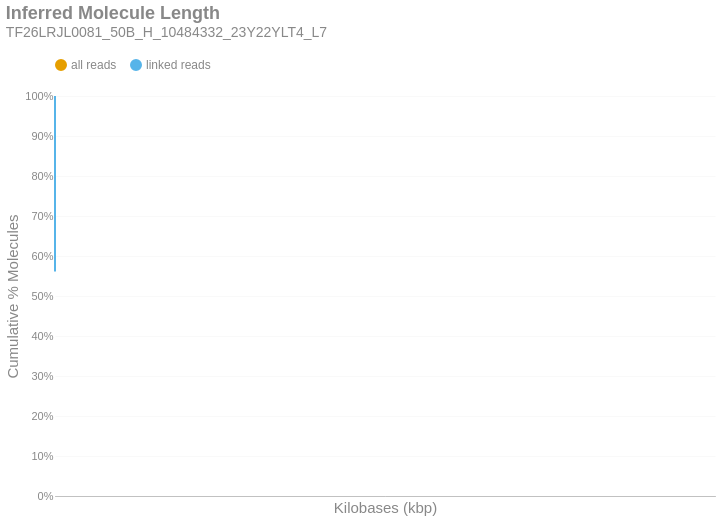

Notebook code cell kept with this figure:
### Markdown cell above
### Inferred Molecule Length
This is the cumulative frequency distribution of molecule lengths inferred from the first and last alignment positions along a contig for all alignments associated with a single linked-read barcode on a given contig.There are two distributions: one with `all` the alignments (yellow) and another with only `linked reads` (blue). The percent of molecules in the `linked reads` distribution is relative to the total number of linked molecules.

### Code cell
if SKIPLR:
    print_html(f"Skipped")
else:
    binned_df = consolidated_hist(valids['length_inferred']/1000, mask, 10, True)
    binned_df = binned_df.with_columns(
        pl.when(pl.col('bin').cast(pl.Utf8) == '0').then(pl.lit('1')).otherwise(pl.col('bin').cast(pl.Utf8)).alias('bin')
    )
    with SafeRender(binned_df):
        (
            density_plot(binned_df, 'Inferred Molecule Length', samplename, 'inferredlen')
            .transform_calculate(bin_kb='datum.bin / 1000')
            .encode(
                x=alt.X('bin_kb:Q', title="Kilobases (kbp)").scale(type='log', padding=0).axis(labelAngle=-40),
                y=alt.Y('value:Q', title='Cumulative % Molecules')
                    .axis(format='%')
                    .stack(False)
                    .scale(domainMin=0, domainMax=1,padding=0),
                color=alt.Color("key:N").scale(domain = ["all reads", "linked reads"]),
                tooltip = [
                    alt.Tooltip("key:N", title = "Data Type"),
                    alt.Tooltip("range_label:N", title="Kilobases"),
                    alt.Tooltip("value:Q", format = ".2%", title="% Molecules (Cum.)")
                ]
            )
        ).display()

### Figure 1 — Vega-Lite specification as saved in the notebook (floating-point values rounded to 4 significant figures)
{"width": "container", "height": 400, "config": {"title": {"anchor": "start", "dy": -15, "fontSize": 18, "color": "#888888", "subtitleColor": "#888888", "subtitleFontSize": 14}, "arc": {"fill": "#0072B2"}, "axis": {"domainColor": "#888888", "domainWidth": 0.5, "gridWidth": 0.2, "grid": false, "titleFontWeight": 400, "titleFontSize": 15, "labelFontSize": 11, "labelColor": "#888888", "tickColor": "#888888", "tickWidth": 0.2, "titleColor": "#888888"}, "axisBand": {"grid": false}, "axisX": {"grid": true, "tickSize": 10, "domainCap": "round"}, "axisY": {"domain": false, "grid": true, "tickSize": 0, "domainCap": "round"}, "background": "transparent", "header": {"labelFontSize": 15, "labelColor": "#888888", "titleFontSize": 15, "titleFontWeight": 600, "titleColor": "#888888"}, "legend": {"labelFont": "sans-serif", "labelFontSize": 12, "labelColor": "#888888", "symbolSize": 100, "symbolType": "circle", "titleFontSize": 12, "titlePadding": 10, "titleColor": "#888888", "title": null, "orient": "top"}, "range": {"category": ["#E69F00", "#56B4E9", "#009E73", "#F0E442", "#0072B2", "#D55E00", "#CC79A7", "#000000"], "diverging": ["#cfe8f3", "#a2d4ec", "#73bfe2", "#46abdb", "#1696d2", "#12719e"]}, "area": {"fill": "#0072B2", "fillOpacity": 0.7, "line": true, "strokeOpacity": 0.7}, "line": {"color": "#0072B2", "stroke": "#0072B2", "strokeWidth": 2}, "trail": {"color": "#0072B2", "stroke": "#0072B2", "strokeWidth": 0, "size": 1}, "point": {"filled": true, "fillOpacity": 1.0, "size": 95}, "text": {"color": "#888888", "fontSize": 11, "align": "right", "fontWeight": 400, "size": 11}, "bar": {"fill": "#0072B2", "stroke": null}, "view": {"stroke": null, "continuousWidth": 660, "continuousHeight": 400}}, "data": {"name": "data-05fd27600f215de19e6dc613e8b44fc8"}, "mark": {"type": "line", "interpolate": "monotone", "point": {"opacity": 0, "size": 275}}, "encoding": {"color": {"field": "key", "scale": {"domain": ["all reads", "linked reads"]}, "type": "nominal"}, "tooltip": [{"field": "key", "title": "Data Type", "type": "nominal"}, {"field": "range_label", "title": "Kilobases", "type": "nominal"}, {"field": "value", "format": ".2%", "title": "% Molecules (Cum.)", "type": "quantitative"}], "x": {"axis": {"labelAngle": -40}, "field": "bin_kb", "scale": {"type": "log", "padding": 0}, "title": "Kilobases (kbp)", "type": "quantitative"}, "y": {"axis": {"format": "%"}, "field": "value", "scale": {"domainMin": 0, "domainMax": 1, "padding": 0}, "stack": false, "title": "Cumulative % Molecules", "type": "quantitative"}}, "params": [{"name": "param_c36ac31b6afebe62", "select": {"type": "point", "fields": ["key"]}, "bind": "legend"}], "title": {"text": "Inferred Molecule Length", "subtitle": "TF26LRJL0081_50B_H_10484332_23Y22YLT4_L7"}, "transform": [{"fold": ["all reads (cumsum)", "linked reads (cumsum)"]}, {"calculate": "replace(datum.key, ' (cumsum)', '')", "as": "key"}, {"filter": {"param": "param_c36ac31b6afebe62"}}, {"calculate": "datum.bin / 1000", "as": "bin_kb"}], "usermeta": {"embedOptions": {"downloadFileName": "TF26LRJL0081_50B_H_10484332_23Y22YLT4_L7.inferredlen"}}, "$schema": "https://vega.github.io/schema/vega-lite/v6.4.1.json", "datasets": {"data-05fd27600f215de19e6dc613e8b44fc8": [{"bin": "0.0", "interval": "0.0-10.0", "all reads": 0.8518, "linked reads": 0.5613, "all reads (cumsum)": 0.8518, "linked reads (cumsum)": 0.5613, "range_label": "0-9"}, {"bin": "10.0", "interval": "10.0-20.0", "all reads": 0.07537, "linked reads": 0.2215, "all reads (cumsum)": 0.9271, "linked reads (cumsum)": 0.7829, "range_label": "10-19"}, {"bin": "20.0", "interval": "20.0-30.0", "all reads": 0.03821, "linked reads": 0.1134, "all reads (cumsum)": 0.9653, "linked reads (cumsum)": 0.8963, "range_label": "20-29"}, {"bin": "30.0", "interval": "30.0-40.0", "all reads": 0.01909, "linked reads": 0.0569, "all reads (cumsum)": 0.9844, "linked reads (cumsum)": 0.9532, "range_label": "30-39"}, {"bin": "40.0", "interval": "40.0-50.0", "all reads": 0.009601, "linked reads": 0.02859, "all reads (cumsum)": 0.994, "linked reads (cumsum)": 0.9818, "range_label": "40-49"}, {"bin": "50.0", "interval": "50.0-60.0", "all reads": 0.003658, "linked reads": 0.01113, "all reads (cumsum)": 0.9977, "linked reads (cumsum)": 0.9929, "range_label": "50-59"}, {"bin": "60.0", "interval": "60.0-70.0", "all reads": 0.001377, "linked reads": 0.0042, "all reads (cumsum)": 0.9991, "linked reads (cumsum)": 0.9971, "range_label": "60-69"}, {"bin": "70.0", "interval": "70.0-80.0", "all reads": 0.0005722, "linked reads": 0.001748, "all reads (cumsum)": 0.9996, "linked reads (cumsum)": 0.9989, "range_label": "70-79"}, {"bin": "80.0", "interval": "80.0-90.0", "all reads": 0.0002259, "linked reads": 0.0006904, "all reads (cumsum)": 0.9999, "linked reads (cumsum)": 0.9996, "range_label": "80-89"}, {"bin": "90.0", "interval": "90.0-100.0", "all reads": 8.882e-05, "linked reads": 0.0002716, "all reads (cumsum)": 0.9999, "linked reads (cumsum)": 0.9998, "range_label": "90-99"}, {"bin": "100.0", "interval": "100.0-110.0", "all reads": 3.299e-05, "linked reads": 0.0001009, "all reads (cumsum)": 1.0, "linked reads (cumsum)": 0.9999, "range_label": "100-109"}, {"bin": "110.0", "interval": "110.0-120.0", "all reads": 1.178e-05, "linked reads": 3.602e-05, "all reads (cumsum)": 1.0, "linked reads (cumsum)": 1.0, "range_label": "110-119"}, {"bin": "120.0", "interval": "120.0-130.0", "all reads": 4.507e-06, "linked reads": 1.378e-05, "all reads (cumsum)": 1.0, "linked reads (cumsum)": 1.0, "range_label": "120-129"}, {"bin": "130.0", "interval": "130.0-140.0", "all reads": 1.946e-06, "linked reads": 5.951e-06, "all reads (cumsum)": 1.0, "linked reads (cumsum)": 1.0, "range_label": "130-139"}, {"bin": "140.0", "interval": "140.0-150.0", "all reads": 9.22e-07, "linked reads": 2.819e-06, "all reads (cumsum)": 1.0, "linked reads (cumsum)": 1.0, "range_label": "140-149"}, {"bin": "150.0", "interval": "150.0-160.0", "all reads": 1.024e-07, "linked reads": 3.132e-07, "all reads (cumsum)": 1.0, "linked reads (cumsum)": 1.0, "range_label": "150-159"}, {"bin": "160.0", "interval": "160.0-170.0", "all reads": 3.073e-07, "linked reads": 9.397e-07, "all reads (cumsum)": 1.0, "linked reads (cumsum)": 1.0, "range_label": "160-169"}, {"bin": "170.0", "interval": "170.0-180.0", "all reads": 0.0, "linked reads": 0.0, "all reads (cumsum)": 1.0, "linked reads (cumsum)": 1.0, "range_label": "170-179"}, {"bin": "180.0", "interval": "180.0-190.0", "all reads": 1.024e-07, "linked reads": 3.132e-07, "all reads (cumsum)": 1.0, "linked reads (cumsum)": 1.0, "range_label": "180-189"}]}}
